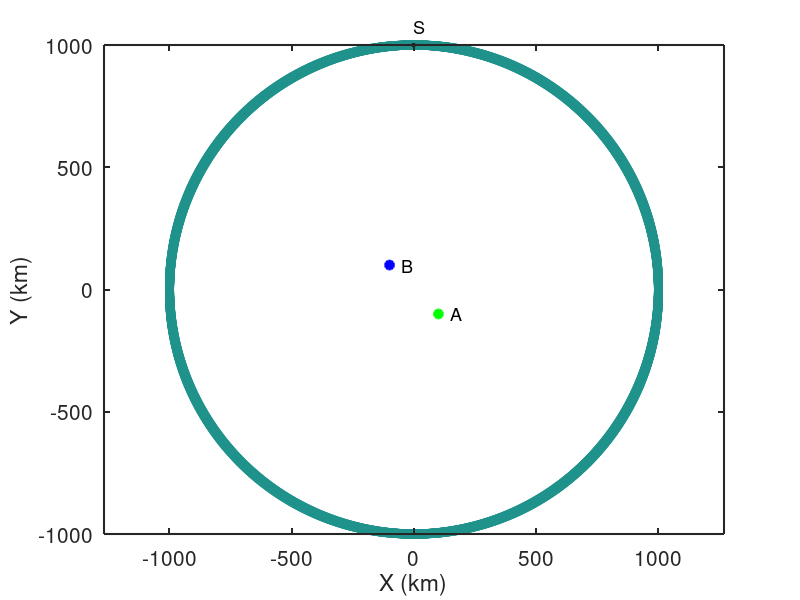

MATLAB code to generate this figure: (Note: this script raises an error after producing the figure.)
% Simulate ambient noise within a homogeneous, isotropic, acoustic half-space.
% Following course notes from Goran's class and Wapenaar et al. (2005)
%
% This version is for a perfect ring of sources, S.
%
% jbrussell - 7/2023

clear; close all;

addpath('../functions/');

dx = 10; % km
x = [-1000:dx:1000]; % km
y = [-1000:dx:1000]; % km
dt = 1; % sec
Ndays = 10;
t = [0:dt:24*60*60 * Ndays]; % [sec] daily time axis

% Location of virtual source (A)
x_Asrc = 100; % km
y_Asrc = -100; % km

% Location of receiver (B)
x_Brec = -100; % km
y_Brec = 100; % km

% Location of "source" ring (S)
r_S = 1000; % [km] radious of source ring
N_excite = 1; % number of times to randomly excite the wavelet
dtheta = 0.1;
theta_S = [0:dtheta:360-dtheta];
x_S = r_S*sind(theta_S);
y_S = r_S*cosd(theta_S);
amp_S = ones(size(x_S)); % amplitude of sources

% Medium properties
vel = 3.5; % [km/s] velocity of medium

% Define source type
source_type = 'ricker'; % 'ricker' | 'microseism' | 'lossy_membrane'
% RICKER (impulsive source)
f_cent = 1/8; % 1/100; % [1/s] dominant frequency of Ricker wavelet
% MICROSEISM (continuous source)
fmin = 1/10; % minimum frequency to sum over
fmax = 1/3; % maximum frequency to sum over
% LOSSY MEMBRANE (attenuating membrane)
fmin;
fmax;
alpha = 1e-3; % [1/km] attenuation coefficient

figure(98);
box on; hold on;
plot(x_Asrc,y_Asrc,'og','linewidth',2,'MarkerFaceColor','g');
text(x_Asrc+50,y_Asrc,'A','fontsize',13);
plot(x_Brec,y_Brec,'ob','linewidth',2,'MarkerFaceColor','b');
text(x_Brec+50,y_Brec,'B','fontsize',13);
scatter(x_S,y_S,amp_S*20,amp_S,'sk','linewidth',2,'MarkerFaceColor','k');
text(x_S(1),y_S(1)+75,'S','fontsize',13);
axis square; axis equal;
set(gca,'fontsize',15,'linewidth',1.5,'layer','top');
xlabel('X (km)');
ylabel('Y (km)');

%% Generate wavefield at ring of sources S

% Build frequency axis
Nt = length(t);
Fs = 1./dt;
f = Fs*(0:(Nt/2))/Nt;

% Generate wavefields at A and B due to random noise at all Si
Si_A = zeros(size(t));
Si_B = zeros(size(t));
for isrc = 1:length(x_S)
    R_Si_A = sqrt((x_Asrc-x_S(isrc)).^2 + (y_Asrc-y_S(isrc)).^2); % [km] distance from Si to A
    R_Si_B = sqrt((x_Brec-x_S(isrc)).^2 + (y_Brec-y_S(isrc)).^2); % [km] distance from Si to B
    
    % Loop through and generate sources, Si
    for ii = 1:N_excite
        if strcmp(source_type,'ricker')
            % Ricker wavelet
            % Generate random wavelet start times
            tshift = max(t) .* rand(1,1);
            Si_A = Si_A + amp_S(isrc) .* ricker_wavelet(t-tshift,R_Si_A(isrc),vel,f_cent);
            Si_B = Si_B + amp_S(isrc) .* ricker_wavelet(t-tshift,R_Si_B(isrc),vel,f_cent);
        elseif strcmp(source_type,'microseism')
            % Continuous microseism source
            freq = f(f>=fmin & f<=fmax);
            phi_rand = (2*pi)*rand(1,length(freq)); % random phase between [0,2*pi]
            Si_A = Si_A + amp_S(isrc) .* microseism_source(t,R_Si_A(isrc),vel,freq,phi_rand);
            Si_B = Si_B + amp_S(isrc) .* microseism_source(t,R_Si_B(isrc),vel,freq,phi_rand);
        elseif strcmp(source_type,'lossy_membrane')
            % 2-D Lossy Membrane response of Magrini & Boschi (2021)
            phi_rand = (2*pi)*rand(1,1); % random phase between [0,2*pi]
            Si_A = Si_A + amp_S(isrc) .* lossy_membrane(t,f,R_Si_A(isrc),vel,alpha,phi_rand);
            Si_B = Si_B + amp_S(isrc) .* lossy_membrane(t,f,R_Si_B(isrc),vel,alpha,phi_rand);
        else
            error('Source type must be ''ricker'' | ''microseism'' | ''lossy_membrane''');
        end
    end
end

% Taper waveform
Si_A = cos_taper(Si_A);
Si_B = cos_taper(Si_B);

% Calculate power spectra
fftA = fft(Si_A);
% fftA = spectrumwhiten_smooth(fftA,0.001);
P_A = abs(fftA/Nt);
P_A = P_A(1:Nt/2+1);
P_A(2:end-1) = 2*P_A(2:end-1);
fftB = fft(Si_B);
% fftB = spectrumwhiten_smooth(fftB,0.001);
P_B = abs(fftB/Nt);
P_B = P_B(1:Nt/2+1);
P_B(2:end-1) = 2*P_B(2:end-1);

% Calculate cross-correlation
cohsum = fftB.*conj(fftA) ./ abs(fftB) ./ abs(fftA);
ccf = real(ifft(cohsum,Nt)); % inverse FFT to get time domain
ccf = fftshift(ccf); % rearrange values as [-lag lag]
ccf = detrend(ccf);
ccf = cos_taper(ccf);
time = ([0:Nt-1]-floor(Nt/2))*dt;  % build lagtime vector for plotting
time = [time(time<0), time(time>=0)];

% Expected time between A and B
R_A_B = sqrt((x_Asrc-x_Brec).^2 + (y_Asrc-y_Brec).^2); % [km] distance from A to B
t_A_B = R_A_B ./ vel;

% Theoretical prediction of ccf from Goran's class notes
ccf_pre = real(1 ./ sqrt(t_A_B.^2 - time.^2));


%% Plot summary

figure(99); clf;
set(gcf,'position',[348         179        1040         799],'color','w');

subplot(3,2,1); box on; hold on;
plot(t,Si_A,'-g');
title('A');
set(gca,'fontsize',15,'linewidth',1.5)
xlabel('Time (s)');

subplot(3,2,3); box on; hold on;
plot(1./f,P_A,'-g');
plot(1./f,smooth(P_A,20),'-k','linewidth',2);
plot(1./f_cent*[1 1],[min(P_A) max(P_A)],'--r','linewidth',1.5);
% xlim([0 500]);
set(gca,'fontsize',15,'linewidth',1.5,'xscale','log','yscale','log')
xlabel('Period (s)');

subplot(3,2,2); box on; hold on;
plot(t,Si_B,'-b');
title('B');
set(gca,'fontsize',15,'linewidth',1.5)
xlabel('Time (s)');

subplot(3,2,4); box on; hold on;
plot(1./f,P_B,'-b');
plot(1./f,smooth(P_B,20),'-k','linewidth',2);
plot(1./f_cent*[1 1],[min(P_B) max(P_B)],'--r','linewidth',1.5);
% xlim([0 500]);
set(gca,'fontsize',15,'linewidth',1.5,'xscale','log','yscale','log')
xlabel('Period (s)');

subplot(3,2,[5 6]); box on; hold on;
plot(time,ccf ./ max(ccf),'-k','linewidth',2);
plot(time,ccf_pre ./ max(ccf_pre),'-r','linewidth',1);
% plot(t_A_B*[1 1],[0 1],'--g','linewidth',1.5);
% plot(-t_A_B*[1 1],[0 1],'--g','linewidth',1.5);
set(gca,'fontsize',15,'linewidth',1.5)
xlim([-200 200]);
xlabel('Lag Time (s)');

save2pdf('noise_ccf_summary.pdf',99,300);
